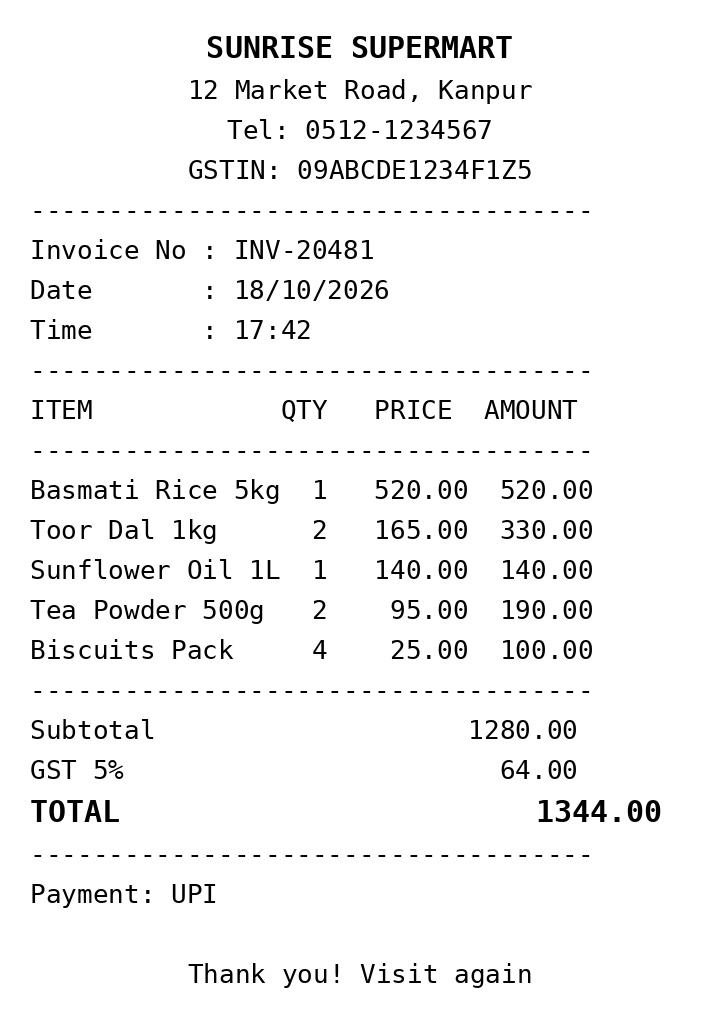
#> input picture data/raw/sample1.jpg, 720 x 1028 px
$ python -i generate_data.py   (imports and definitions only)
#> lines starting #> are read from the running program, lines starting #| are printed output that depends on the picture
#> further down, picture is the input picture: PIL image 720x1028 RGB; min 0, max 255, mean 243.8
import json
import os
import random
import numpy as np
from PIL import Image, ImageDraw, ImageFont, ImageFilter

# [1 line not run here, left out]
rng = np.random.default_rng(42)

FONT_OPTIONS = [
    (r"C:\Windows\Fonts\cour.ttf", r"C:\Windows\Fonts\courbd.ttf"),
    ("/usr/share/fonts/truetype/dejavu/DejaVuSansMono.ttf",
     "/usr/share/fonts/truetype/dejavu/DejaVuSansMono-Bold.ttf"),
]
# [5 lines not run here, left out]

VENDORS = [
    "SUNRISE SUPERMART", "CITY MART", "GREEN LEAF GROCERS", "NEW INDIA PROVISIONS",
    "ROYAL KIRANA BAZAAR", "SHREE GANESH STORES", "MODERN MART",
    "DAILY NEEDS HYPERMART", "LUCKY GENERAL STORE", "METRO FRESH STORES",
]
ITEMS = [
    ("Basmati Rice 5kg", 520), ("Toor Dal 1kg", 165), ("Sunflower Oil 1L", 140),
    ("Tea Powder 500g", 95), ("Biscuits Pack", 25), ("Wheat Flour 5kg", 245),
    ("Sugar 1kg", 48), ("Salt 1kg", 22), ("Milk 1L", 60), ("Butter 100g", 58),
    ("Paneer 200g", 90), ("Curd 400g", 35), ("Maggi Noodles", 14),
    ("Bath Soap", 38), ("Shampoo 180ml", 165), ("Toothpaste 100g", 72),
    ("Detergent 1kg", 120), ("Dish Wash 500ml", 99), ("Mustard Oil 1L", 175),
    ("Red Chilli 100g", 45), ("Turmeric 100g", 40), ("Cashew 250g", 310),
    ("Coffee 200g", 285), ("Jam 500g", 150),
]
MONTHS = ["Jan", "Feb", "Mar", "Apr", "May", "Jun", "Jul", "Aug", "Sep", "Oct", "Nov", "Dec"]


# [76 lines left out: functions build_receipt, draw_receipt, not called in this run]


def make_photo_like(img):
    angle = random.uniform(-4, 4)
    img = img.rotate(angle, expand=True, fillcolor=(200, 200, 200), resample=Image.BICUBIC)
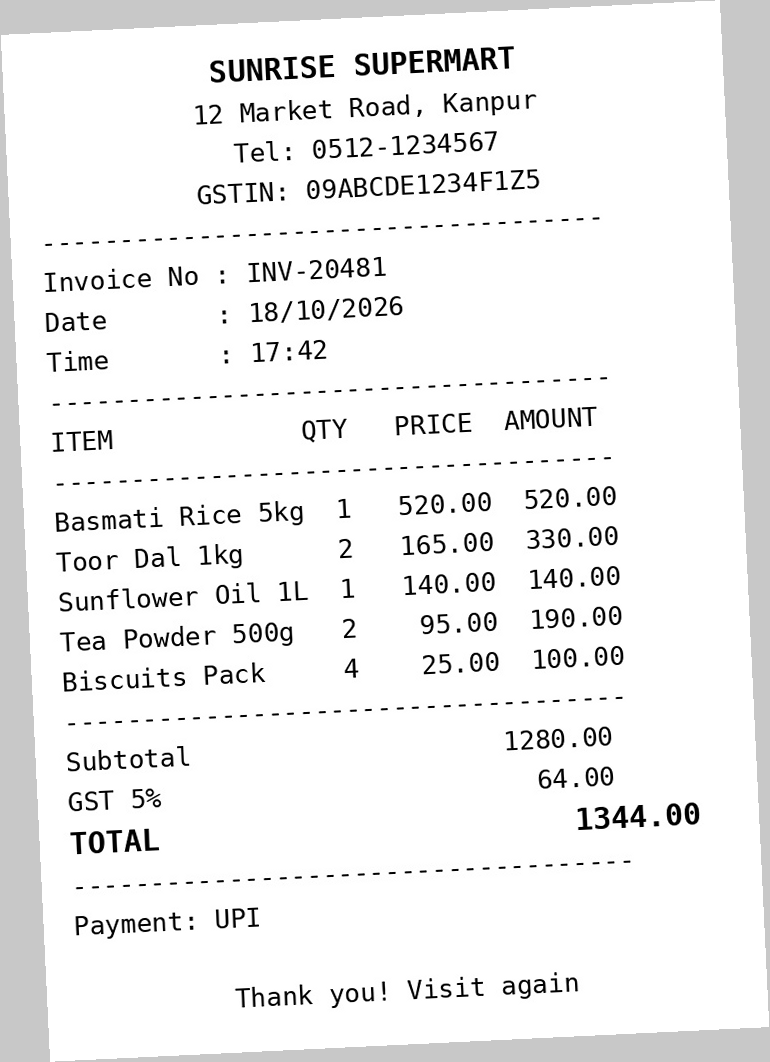
#> img: PIL image 770x1062 RGB; min 0, max 255, mean 239.5
    a = np.asarray(img).astype("float32")
    h, w, _ = a.shape
#> h = 1062; w = 770
    low = random.uniform(0.6, 0.9)
    gradient = np.linspace(low, 1.05, w)[None, :, None]
#> gradient = 770 values from 0.827 to 1.05
    if random.random() < 0.5:
        gradient = gradient[:, ::-1, :]
    a = a * gradient + rng.normal(0, random.uniform(6, 14), a.shape)
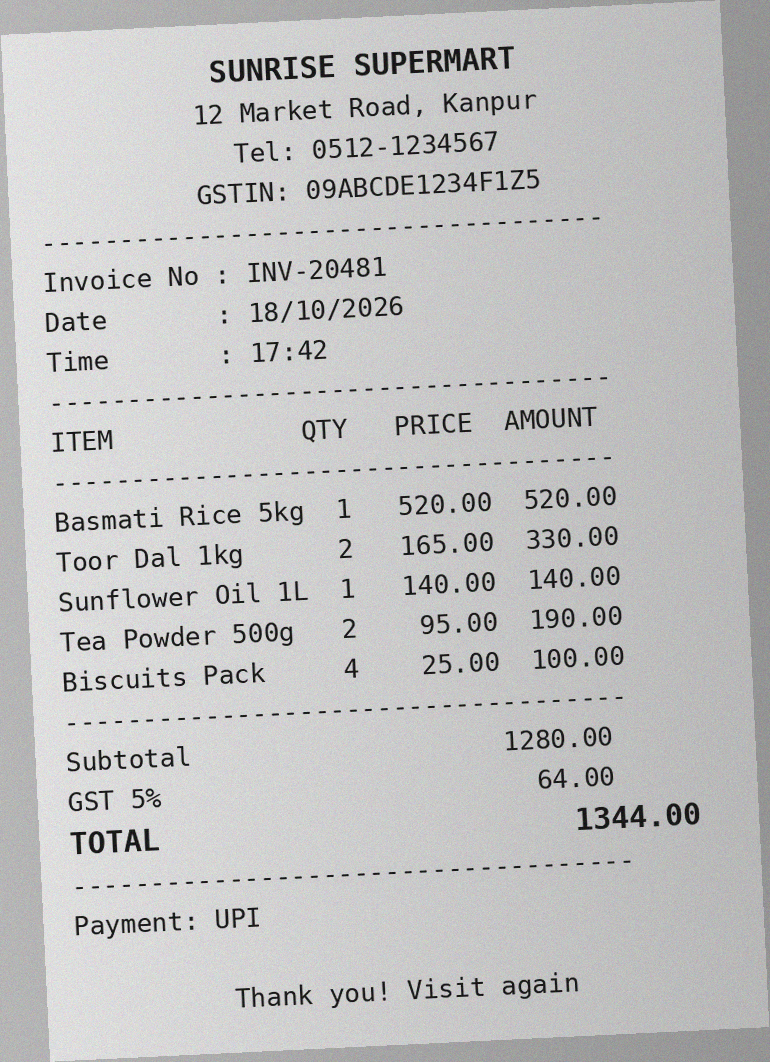
#> a: shape (1062, 770, 3) float64; mean R, G, B 224.7, 224.7, 224.7; drawn with min black and max white
    a = np.clip(a, 0, 255).astype("uint8")
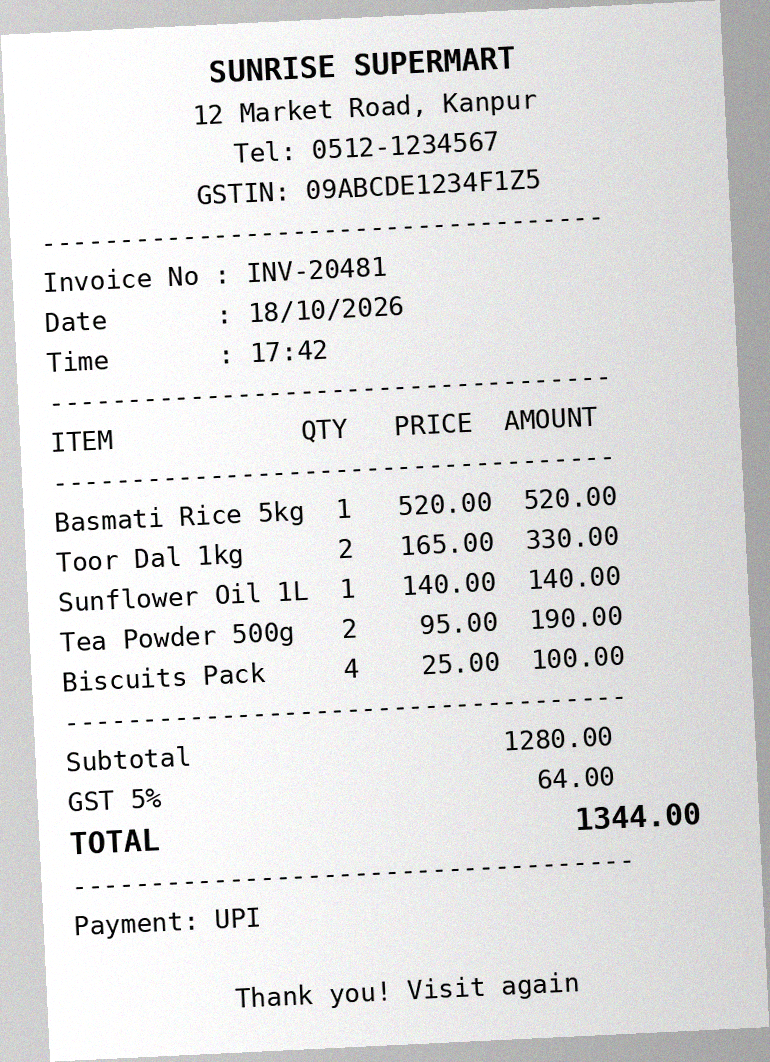
#> a: shape (1062, 770, 3); mean R, G, B 222.9, 223, 222.9
    return Image.fromarray(a).filter(ImageFilter.GaussianBlur(random.uniform(0.6, 1.2)))


# [2 lines not run here, left out]

COUNT = 40
# [10 lines not run here, left out]

>>> from PIL import Image
>>> picture = Image.open('../data/raw/sample1.jpg')
>>> result = make_photo_like(picture)

$ run again, on data/raw/sample2.jpg
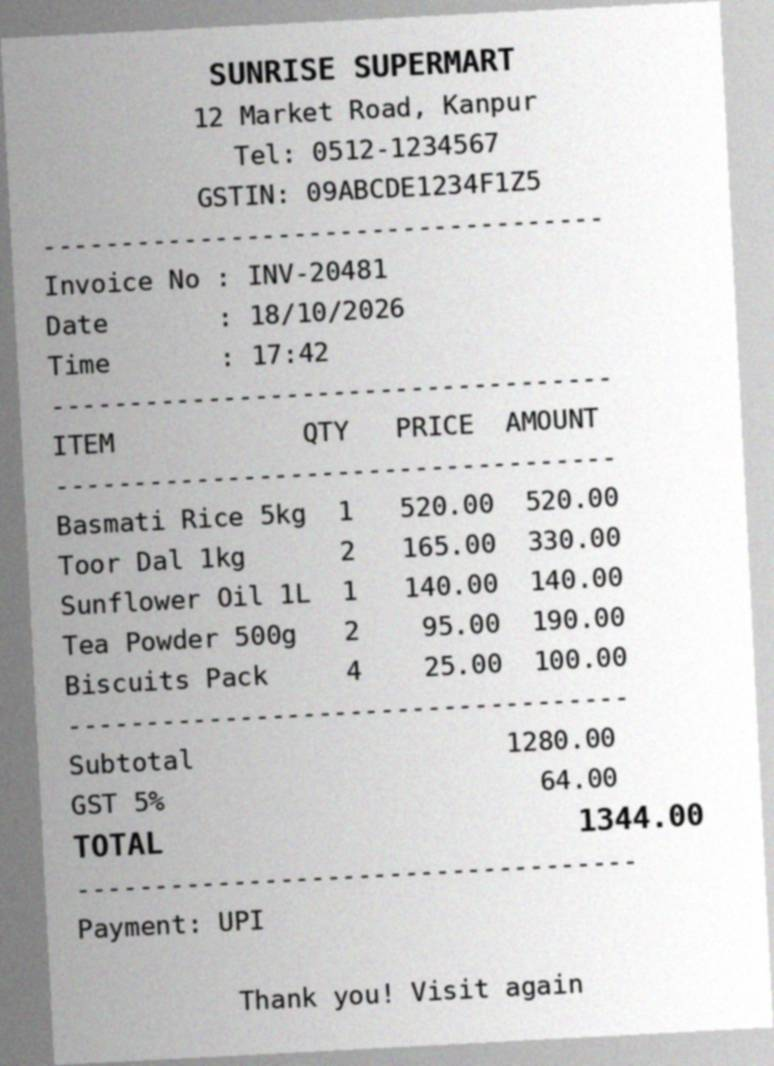
#> input picture data/raw/sample2.jpg, 774 x 1066 px
#> picture is the input picture: PIL image 774x1066 RGB; mean R, G, B 202.2, 202.2, 202.2
#> in make_photo_like, `img = img.rotate(angle, expand=True, fillcolor=(200, 200, 200), resamp..`:
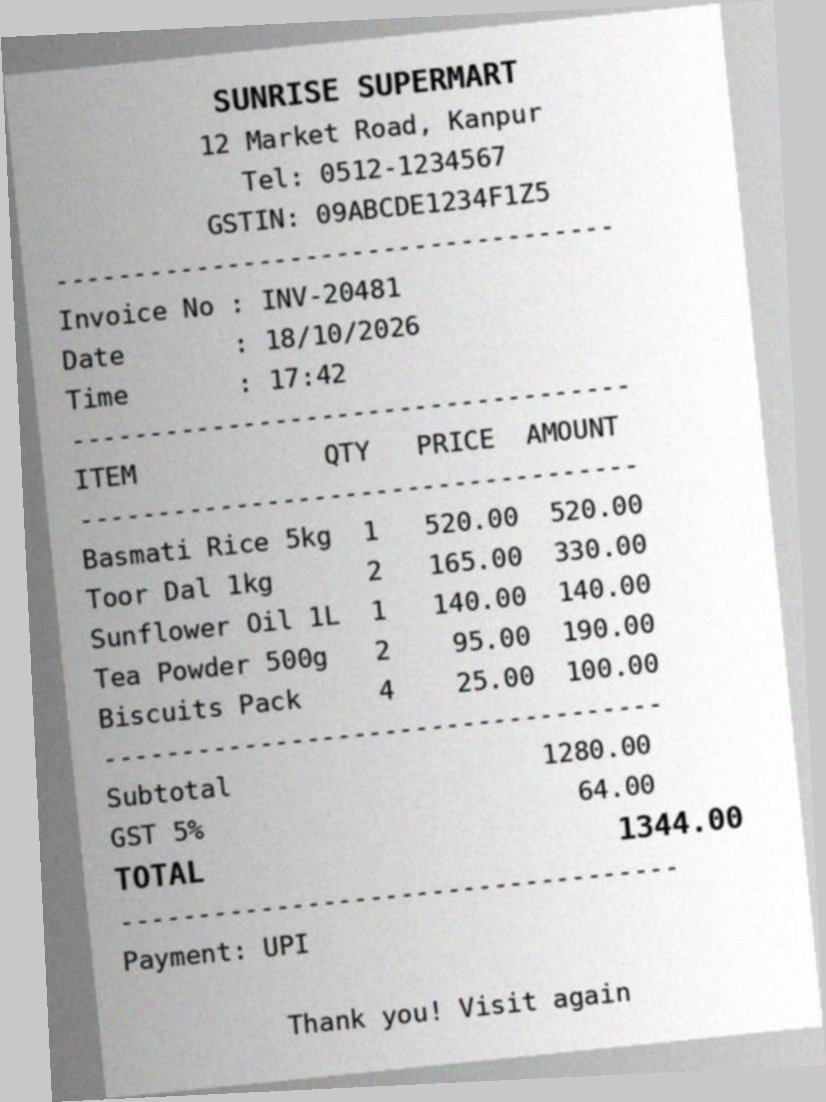
#> img: PIL image 826x1102 RGB; mean R, G, B 201.6, 201.6, 201.5
#> in make_photo_like, `a = a * gradient + rng.normal(0, random.uniform(6, 14), a.shape)`:
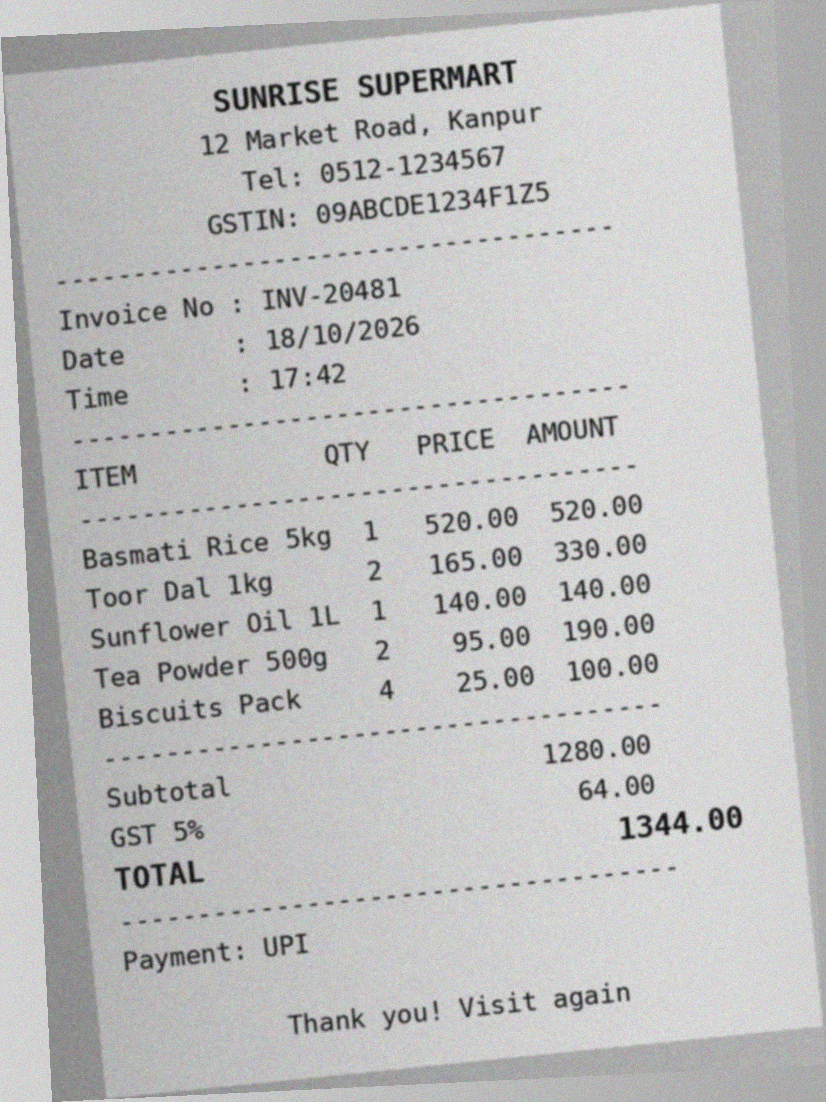
#> a: shape (1102, 826, 3) float64; mean R, G, B 187.7, 187.7, 187.7; drawn with min black and max white
